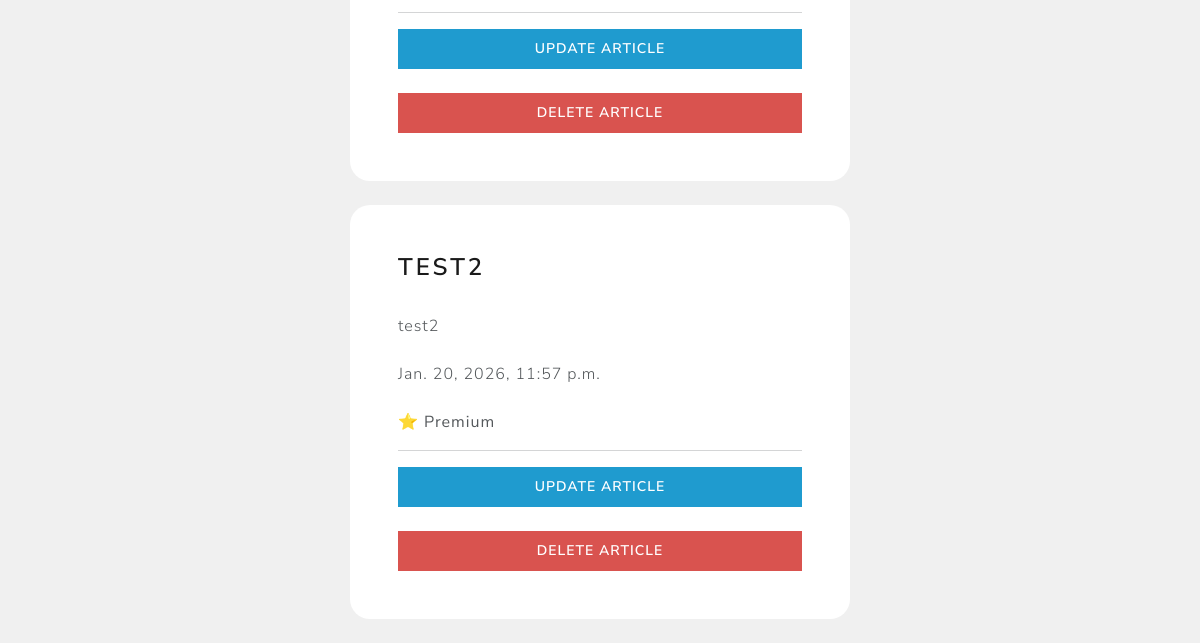
/writer/my-articles (signed in, lower part), run on an earlier commit of the app's database.
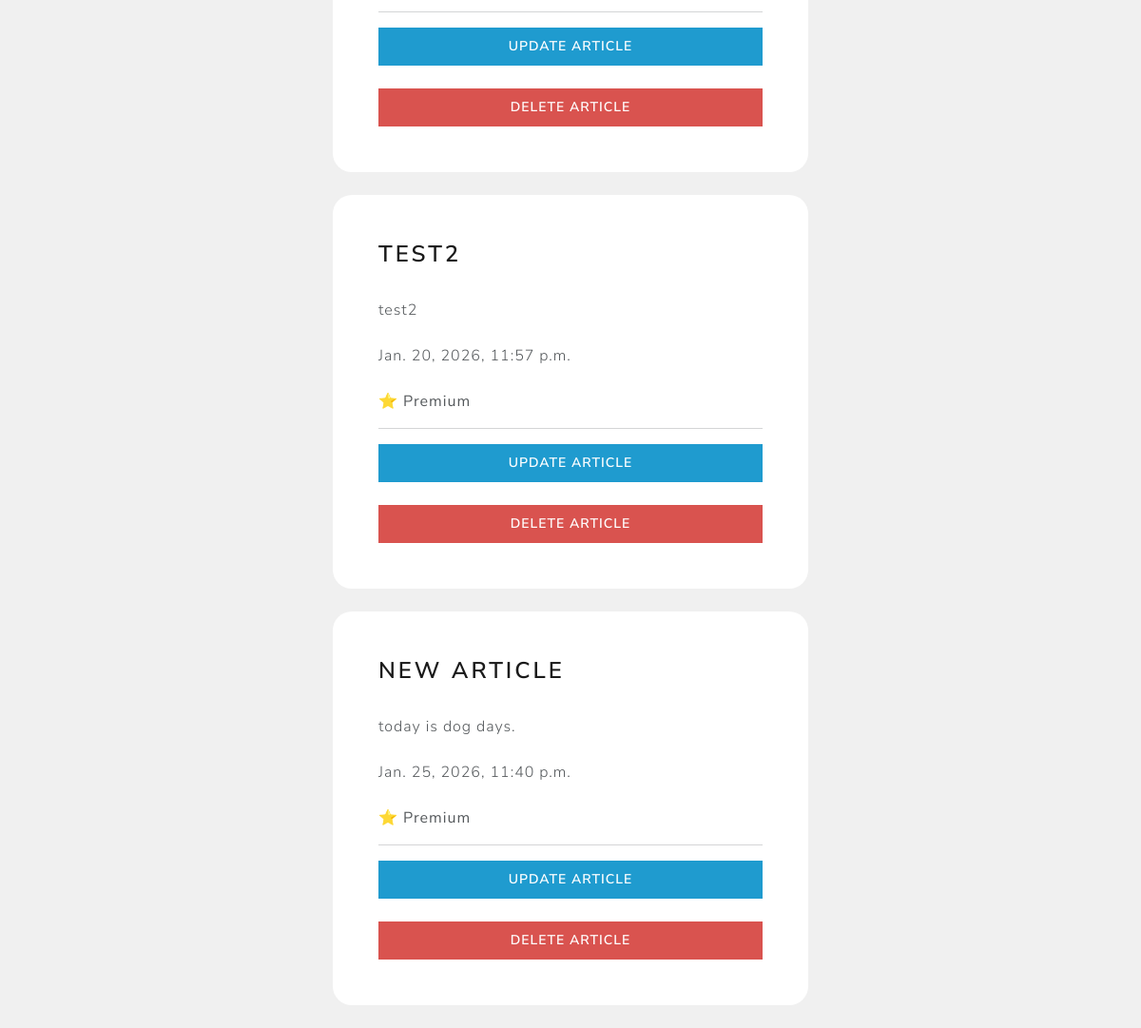
And on a later commit of the database.
### writer/models.py (models this page shows)
class Article(models.Model):
    title = models.CharField(max_length=150)
    content = models.TextField(max_length=1000)
    date_posted = models.DateTimeField(auto_now_add=True)
    is_premium = models.BooleanField(default=False, verbose_name="Is this a premium article?")
    user = models.ForeignKey(CustomUser, max_length=10, on_delete=models.CASCADE, null=True)

### writer/views.py (the view)
# urls.py: path('my-articles', views.my_articles, name="my-articles"),
@login_required(login_url="my-login")
def my_articles(request):
    current_user = request.user.id
    article = Article.objects.all().filter(user=current_user)
    context = {"AllArticles": article}
    return render(request, "writer/my-articles.html", context)

### writer/templates/writer/my-articles.html
{% extends "writer/navbar.html" %}
{% load crispy_forms_tags %}
{% block content %}
    <br>
    {% for article in AllArticles %}
        <div class="container bg-white shadow-md p-5 form-layout">
            <h3> {{article.title}} </h3>
            <br>
            {{article.content}}
            <br><br>
            {{article.date_posted}}
            <br><br>
            {% if article.is_premium == True %}
                ⭐️ <strong> Premium </strong>
            {% elif article.is_premium == False %}
                <strong> Standard </strong>
            {% endif %}
            <hr>
            <a class="btn btn-info w-100 p-2" href="{% url "update-article" article.id %}">Update article</a>
            <br>
            <br>
            <a class="btn btn-danger w-100 p-2" href="{% url "delete-article" article.id %}">Delete article</a>
        </div>
        <br>
    {% endfor %}
{% endblock content %}

What changed in the data, as far as the page shows it:
added Article: title "NEW ARTICLE", content "today is dog days.", date_posted "Jan. 25, 2026, 11:40 p.m.", is_premium "Premium"
